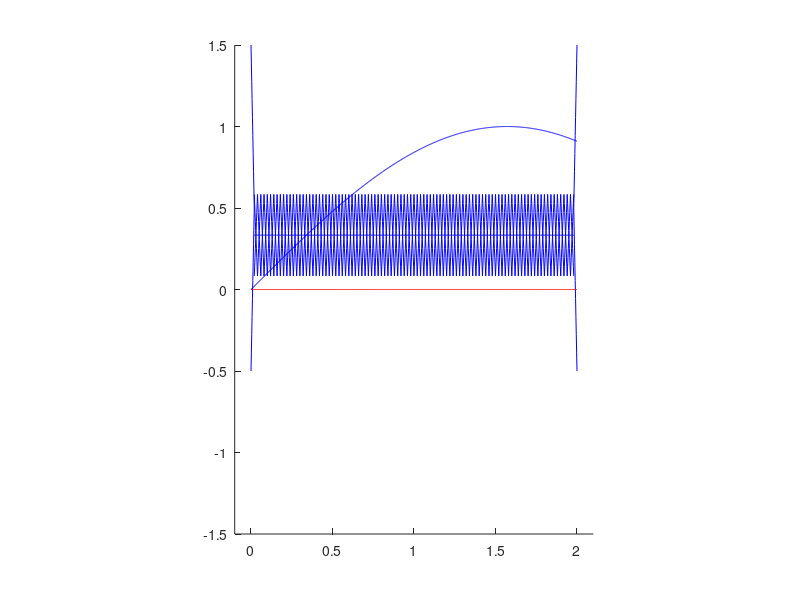

Write MATLAB code to recreate this figure. (Note: this script raises an error after producing the figure.)
clear
a=0;
b=2;
N=100;
mu=10*N;
f=zeros(N,1);
B=zeros(N);
n=linspace(a,b,N+1);
h=(b-a)/N;
x=n(1:end-1)+h.*0.5;
L=zeros(N,3,2);
L(1,1,1)=1/(x(1)-x(2));
L(1,1,2)=-x(2)/(x(1)-x(2));
W=(2*(- x(1)^2 + x(1)*x(2) + x(1)*x(3) - x(2)^2 + x(2)*x(3) - x(3)^2));
L(1,2,1)=(x(2)-2*x(1)+x(3))/W;
L(1,2,2)=(-x(2)^2 + x(1)*x(2) - x(3)^2 + x(1)*x(3))/W;
L(2,1,1)=1/(x(2)-x(1));
L(2,1,2)=-x(1)/(x(2)-x(1));
L(2,2,1)=(x(1) - 2*x(2) + x(3))/W;
L(2,2,2)=(-x(1)^2 + x(2)*x(1) - x(3)^2 + x(2)*x(3))/W;
W=(2*(- x(2)^2 + x(2)*x(3) + x(2)*x(4) - x(3)^2 + x(3)*x(4) - x(4)^2));
L(2,3,1)=(x(3) - 2*x(2) + x(4))/W;
L(2,3,2)=(-x(3)^2 + x(2)*x(3) - x(4)^2 + x(2)*x(4))/W;
W=2*(x(1:end-4).^2+x(2:end-3).^2+x(3:end-2).^2-x(1:end-4).*x(2:end-3)-x(1:end-4).*x(3:end-2)-x(2:end-3).*x(3:end-2));
L(3:end-2,1,1)=(2*x(3:end-2)-x(2:end-3)-x(1:end-4))./W;
L(3:end-2,1,2)=(x(1:end-4).^2+x(2:end-3).^2-x(1:end-4).*x(3:end-2)-x(2:end-3).*x(3:end-2))./W;
W=-2*(x(2:end-3).^2+x(3:end-2).^2+x(4:end-1).^2-x(2:end-3).*x(3:end-2)-x(2:end-3).*x(4:end-1)-x(3:end-2).*x(4:end-1));
L(3:end-2,2,1)=(-2*x(3:end-2)+x(2:end-3)+x(4:end-1))./W;
L(3:end-2,2,2)=(-x(4:end-1).^2-x(2:end-3).^2+x(4:end-1).*x(3:end-2)+x(2:end-3).*x(3:end-2))./W;
W=-2*(x(3:end-2).^2+x(4:end-1).^2+x(5:end).^2-x(3:end-2).*x(4:end-1)-x(3:end-2).*x(5:end)-x(4:end-1).*x(5:end));
L(3:end-2,3,1)=(-2*x(3:end-2)+x(4:end-1)+x(5:end))./W;
L(3:end-2,3,2)=(-x(4:end-1).^2-x(5:end).^2+x(4:end-1).*x(3:end-2)+x(5:end).*x(3:end-2))./W;
W=-2*((x(end-3))^2+x(end-2)^2+x(end-1)^2-x(end-3)*x(end-2)-x(end-3)*x(end-1)-x(end-2)*x(end-1));
L(end-1,1,1)=(x(end-3) + x(end-2) - 2*x(end-1))/W;
L(end-1,1,2)=(- x(end-3)^2 + x(end-1)*x(end-3) - x(end-2)^2 + x(end-1)*x(end-2))/W;
W=-2*((x(end-2))^2+x(end-1)^2+x(end)^2-x(end-2)*x(end-1)-x(end-2)*x(end)-x(end-1)*x(end));
L(end-1,2,1)=(x(end-2) + x(end) - 2*x(end-1))/W;
L(end-1,2,2)=(- x(end-2)^2 + x(end-1)*x(end-2) - x(end)^2 + x(end-1)*x(end))/W;
L(end-1,3,1)=-1/(x(end)-x(end-1));
L(end-1,3,2)=x(end)/(x(end)-x(end-1));
L(end,1,1)=(x(end-2) + x(end-1) - 2*x(end))/W;
L(end,1,2)=(- x(end-2)^2 + x(end)*x(end-2) - x(end-1)^2 + x(end)*x(end-1))/W;
L(end,2,1)=1/(x(end)-x(end-1));
L(end,2,2)=-x(end-1)/(x(end)-x(end-1));
hold on
axis equal
axis([a-0.1 b+0.1 -1.5 1.5])
xh=linspace(n(1),n(2),10);
plot(xh,L(1,1,1)*xh+L(1,1,2),'b');
xh=linspace(n(2),n(3),10);
plot(xh,L(1,2,1)*xh+L(1,2,2),'b');
for i=2:N-1
    xh=linspace(n(i-1),n(i),10);
    plot(xh,L(i,1,1)*xh+L(i,1,2),'b');
    xh=linspace(n(i),n(i+1),10);
    plot(xh,L(i,2,1)*xh+L(i,2,2),'b');
    xh=linspace(n(i+1),n(i+2),10);
    plot(xh,L(i,3,1)*xh+L(i,3,2),'b');
end
xh=linspace(n(N-1),n(N),10);
plot(xh,L(N,1,1)*xh+L(N,1,2),'b');
xh=linspace(n(N),n(N+1),10);
plot(xh,L(N,2,1)*xh+L(N,2,2),'b');

y=sin(x);
xh=linspace(n(1),n(2),10);
yh=(L(1,1,1)*xh+L(1,1,2))*y(1)+(L(2,1,1)*xh+L(2,1,2))*y(2);
plot(xh,yh,'b');
plot(xh,sin(xh)-yh,'r');
xh=linspace(n(2),n(3),10);
yh=(L(1,2,1)*xh+L(1,2,2))*y(1);
yh=yh+(L(2,2,1)*xh+L(2,2,2))*y(2);
yh=yh+(L(3,1,1)*xh+L(3,1,2))*y(3);
plot(xh,yh,'b');
plot(xh,sin(xh)-yh,'r');
for i=3:N-2
    xh=linspace(n(i),n(i+1),10);
    yh=(L(i-1,3,1)*xh+L(i-1,3,2))*y(i-1);
    yh=yh+(L(i,2,1)*xh+L(i,2,2))*y(i);
    yh=yh+(L(i+1,1,1)*xh+L(i+1,1,2))*y(i+1);
    plot(xh,yh,'b');
    plot(xh,sin(xh)-yh,'r');
end
xh=linspace(n(end-2),n(end-1),10);
yh=(L(end-2,3,1)*xh+L(end-2,3,2))*y(end-2);
yh=yh+(L(end-1,2,1)*xh+L(end-1,2,2))*y(end-1);
yh=yh+(L(end,1,1)*xh+L(end,1,2))*y(end);
plot(xh,yh,'b');
plot(xh,sin(xh)-yh,'r');
xh=linspace(n(end-1),n(end),10);
yh=(L(end-1,3,1)*xh+L(end-1,3,2))*y(end-1);
yh=yh+(L(end,2,1)*xh+L(end,2,2))*y(end);
plot(xh,yh,'b');
plot(xh,sin(xh)-yh,'r');
%xh=linspace(a,b,N*9+1);
%plot(xh,sin(xh),'r');
%plot(x,y,'ro');

syms x;

%%
%right side
f(1)=int((L(1,1,1)*x+L(1,1,2))*cos(pi*x),n(1),n(2))+int((L(1,2,1)*x+L(1,2,2))*cos(pi*x),n(2),n(3));
for i=2:N-1
    f(i)=int((L(i,1,1)*x+L(i,1,2))*cos(pi*x),n(i-1),n(i))+int((L(i,2,1)*x+L(i,2,2))*cos(pi*x),n(i),n(i+1))+...
        int((L(i,3,1)*x+L(i,3,2))*cos(pi*x),n(i+1),n(i+2));
end
f(N)=int((L(N,1,1)*x+L(N,1,2))*cos(pi*x),n(N-1),n(N))+int((L(N,2,1)*x+L(N,2,2))*cos(pi*x),n(N),n(N+1));
%%
W1=((L(1,1,1)*n(2)+L(1,1,2))-(L(1,2,1)*n(2)+L(1,2,2)));
W2=L(1,2,1)*n(3)+L(1,2,2);
U1=0.5*(L(1,1,1)+L(1,2,1));
U2=0.5*L(1,2,1);
B(1,1)=int(L(1,1,1)*L(1,1,1),x,n(1),n(2))+int(L(1,2,1)*L(1,2,1),x,n(2),n(3))-...
    W1*U1-U1*W1-W2*U2- U2*W2+mu*W1*W1+mu*W2*W2;

W1=(L(2,1,1)*n(2)+L(2,1,2))-(L(2,2,1)*n(2)+L(2,2,2));
W2=(L(2,2,1)*n(3)+L(2,2,2))-(L(2,3,1)*n(3)+L(2,3,2));
W3=L(2,3,1)*n(4)+L(2,3,2);
U1=0.5*(L(2,1,1)+L(2,2,1));
U2=0.5*(L(2,2,1)+L(2,3,1));
U3=0.5*L(2,3,1);
B(2,2)=int(L(2,1,1)*L(2,1,1),x,n(1),n(2))+int(L(2,2,1)*L(2,2,1),x,n(2),n(3))+int(L(2,3,1)*L(2,3,1),x,n(3),n(4))-...
    W1*U1-U1*W1-W2*U2-U2*W2-W3*U3-U3*W3+...
    mu*W1*W1+mu*W2*W2+mu*W3*W3;
for i=3:N-2
   W1=-(L(i,1,1)*n(i-1)+L(i,1,2));
   W2=(L(i,1,1)*n(i)+L(i,1,2))-(L(i,2,1)*n(i)+L(i,2,2));
   W3=(L(i,2,1)*n(i+1)+L(i,2,2))-(L(i,3,1)*n(i+1)+L(i,3,2));
   W4=L(i,3,1)*n(i+2)+L(i,3,2);
   U1=0.5*L(i,1,1);
   U2=0.5*(L(i,1,1)+L(i,2,1));
   U3=0.5*(L(i,2,1)+L(i,3,1));
   U4=0.5*L(i,3,1);
   B(i,i)=int(L(i,1,1)*L(i,1,1),x,n(i-1),n(i))+int(L(i,2,1)*L(i,2,1),x,n(i),n(i+1))+int(L(i,3,1)*L(i,3,1),x,n(i+1),n(i+2))-...
    W1*U1-U1*W1-W2*U2-U2*W2-W3*U3-U3*W3-W4*U4-U4*W4+...
    mu*W1*W1+mu*W2*W2+mu*W3*W3+mu*W4*W4;
end
W1=-(L(N-1,1,1)*n(N-2)+L(N-1,1,2));
W2=(L(N-1,1,1)*n(N-1)+L(N-1,1,2))-(L(N-1,2,1)*n(N-1)+L(N-1,2,2));
W3=(L(N-1,2,1)*n(N)+L(N-1,2,2))-(L(N-1,3,1)*n(N)+L(N-1,3,2));
U1=0.5*L(N-1,1,1);
U2=0.5*(L(N-1,1,1)+L(N-1,2,1));
U3=0.5*(L(N-1,2,1)+L(N-1,3,1));
B(N-1,N-1)=int(L(N-1,1,1)*L(N-1,1,1),x,n(N-2),n(N-1))+int(L(N-1,2,1)*L(N-1,2,1),x,n(N-1),n(N))+int(L(N-1,3,1)*L(N-1,3,1),x,n(N),n(N+1))-...
    W1*U1-U1*W1-W2*U2-U2*W2-W3*U3-U3*W3+...
    mu*W1*W1+mu*W2*W2+mu*W3*W3;
W1=-(L(N,1,1)*n(N-1)+L(N,1,2));
W2=((L(N,1,1)*n(N)+L(N,1,2))-(L(N,2,1)*n(N)+L(N,2,2)));
U1=0.5*L(N,1,1);
U2=0.5*(L(N,1,1)+L(N,2,1));
B(N,N)=int(L(N,1,1)*L(N,1,1),x,n(N-1),n(N))+int(L(N,2,1)*L(N,2,1),x,n(N),n(N+1))-...
    W1*U1-U1*W1-W2*U2- U2*W2+mu*W1*W1+mu*W2*W2;
%%
%one point overlap
W1=L(1,2,1)*n(3)+L(1,2,2);
U1=0.5*L(1,2,1);
W12=-(L(4,1,1)*n(3)+L(4,1,2));
U12=0.5*L(4,1,1);
B(1,4)=-W1*U12-U1*W12+mu*W1*W12;
B(4,1)=B(1,4);
for i=2:N
    for j=2:N
        if(j-i==3)
            W1=L(i,3,1)*n(i+2)+L(i,3,2);
            U1=0.5*L(i,3,1);
            W12=-(L(j,1,1)*n(j-1)+L(j,1,2));
            U12=0.5*L(j,1,1);
            B(i,j)=-W1*U12-U1*W12+mu*W1*W12;
            B(j,i)=B(i,j);
        end
    end
end
%%
%two points overlap
W1=((L(1,1,1)*n(2)+L(1,1,2))-(L(1,2,1)*n(2)+L(1,2,2)));
W2=L(1,2,1)*n(3)+L(1,2,2);
U1=0.5*(L(1,1,1)+L(1,2,1));
U2=0.5*L(1,2,1);
W12=-(L(3,1,1)*n(2)+L(3,1,2));
W22=(L(3,1,1)*n(3)+L(3,1,2))-(L(3,2,1)*n(3)+L(3,2,2));
U12=0.5*L(3,1,1);
U22=0.5*(L(3,1,1)+L(3,2,1));
B(1,3)=int(L(1,2,1)*L(3,1,1),x,n(2),n(3))-...
    W1*U12-U1*W12-W2*U22-U2*W22+...
    mu*W1*W12+mu*W2*W22;
B(3,1)=B(1,3);
for i=2:N
    for j=2:N
        if(j-i==2)
           W1=((L(i,2,1)*n(i+1)+L(i,2,2))-(L(i,3,1)*n(i+1)+L(i,3,2)));
           W2=L(i,3,1)*n(i+2)+L(i,3,2);
           U1=0.5*(L(i,2,1)+L(i,3,1));
           U2=0.5*L(i,3,1);
           W12=-(L(j,1,1)*n(j-1)+L(j,1,2));
           W22=(L(j,1,1)*n(j)+L(j,1,2))-(L(j,2,1)*n(j)+L(j,2,2));
           U12=0.5*L(j,1,1);
           U22=0.5*(L(j,1,1)+L(j,2,1));
           B(i,j)=int(L(i,3,1)*L(j,1,1),x,n(i+1),n(i+2))-...
               W1*U12-U1*W12-W2*U22-U2*W22+mu*W1*W12+mu*W2*W22;
           B(j,i)=B(i,j);
        end
    end
end
%%
%three points overlap
W1=((L(1,1,1)*n(2)+L(1,1,2))-(L(1,2,1)*n(2)+L(1,2,2)));
W2=L(1,2,1)*n(3)+L(1,2,2);
U1=0.5*(L(1,1,1)+L(1,2,1));
U2=0.5*L(1,2,1);
W12=(L(2,1,1)*n(2)+L(2,1,2))-(L(2,2,1)*n(2)+L(2,2,2));
W22=(L(2,2,1)*n(3)+L(2,2,2))-(L(2,3,1)*n(3)+L(2,3,2));
U12=0.5*(L(2,1,1)+L(2,2,1));
U22=0.5*(L(2,2,1)+L(2,3,1));
B(1,2)=int(L(1,1,1)*L(2,1,1),x,n(1),n(2))+int(L(1,2,1)*L(2,2,1),x,n(2),n(3))-...
    W1*U12-U1*W12-W2*U22-U2*W22+...
    mu*W1*W12+mu*W2*W22;
B(2,1)=B(1,2);
for i=2:N-2
    for j=2:N-1
        if(j-i==1)
           W1=((L(i,1,1)*n(i)+L(i,1,2))-(L(i,2,1)*n(i)+L(i,2,2)));
           W2=((L(i,2,1)*n(i+1)+L(i,2,2))-(L(i,3,1)*n(i+1)+L(i,3,2)));
           W3=L(i,3,1)*n(i+2)+L(i,3,2);
           U1=0.5*(L(i,1,1)+L(i,2,1));
           U2=0.5*(L(i,2,1)+L(i,3,1));
           U3=0.5*L(i,3,1);
           W12=-(L(j,1,1)*n(j-1)+L(j,1,2));
           W22=(L(j,1,1)*n(j)+L(j,1,2))-(L(j,2,1)*n(j)+L(j,2,2));
           W32=(L(j,2,1)*n(j+1)+L(j,2,2))-(L(j,3,1)*n(j+1)+L(j,3,2));
           U12=0.5*L(j,1,1);
           U22=0.5*(L(j,1,1)+L(j,2,1));
           U32=0.5*(L(j,2,1)+L(j,3,1));
           B(i,j)=int(L(i,2,1)*L(j,1,1),x,n(i+1),n(i+2))+int(L(i,3,1)*L(j,2,1),x,n(i+2),n(i+3))-...
               W1*U12-U1*W12-W2*U22-U2*W22-W3*U32-U3*W32+...
               mu*W1*W12+mu*W2*W22+mu*W3*W32;
           B(j,i)=B(i,j);
        end
    end
end
 W1=((L(N-1,1,1)*n(N-1)+L(N-1,1,2))-(L(N-1,2,1)*n(N-1)+L(N-1,2,2)));
 W2=((L(N-1,2,1)*n(N)+L(N-1,2,2))-(L(N-1,3,1)*n(N)+L(N-1,3,2)));
 U1=0.5*(L(N-1,1,1)+L(N-1,2,1));
 U2=0.5*(L(N-1,2,1)+L(N-1,3,1));
 W12=-(L(N,1,1)*n(N-1)+L(N,1,2));
 W22=(L(N,1,1)*n(N)+L(N,1,2))-(L(N,2,1)*n(N)+L(N,2,2));
 U12=0.5*L(N,1,1);
 U22=0.5*(L(N,1,1)+L(N,2,1));
 B(N,N-1)=int(L(N-1,2,1)*L(N,1,1),x,n(N-1),n(N))+int(L(N-1,3,1)*L(N,2,1),x,n(N),n(N+1))-...
               W1*U12-U1*W12-W2*U22-U2*W22+...
               mu*W1*W12+mu*W2*W22;
 B(N-1,N)=B(N,N-1);
 %%
 %boundary 
  x=n(1:end-1)+h.*0.5;
  f2=pi^2*f;
 f2(1)=B(1,1)*cos(pi*x(1));
 f2(N)=B(N,N)*cos(pi*x(N));
 y(1)=cos(pi*x(1));
 y(N)=cos(pi*x(N));
 for i=2:4
     B(1,i)=0;
     f2(i)=f2(i)-B(i,1)*y(1)
     B(i,1)=0;
 end
 for i=N-3:N-1
     B(N,i)=0;
     f2(i)=f2(i)-B(i,N)*y(N)
     B(i,N)=0;
 end
 

 y1=cos(pi*x)'
 
 y=B\f2
 err=norm(y-y1)/norm(y1)